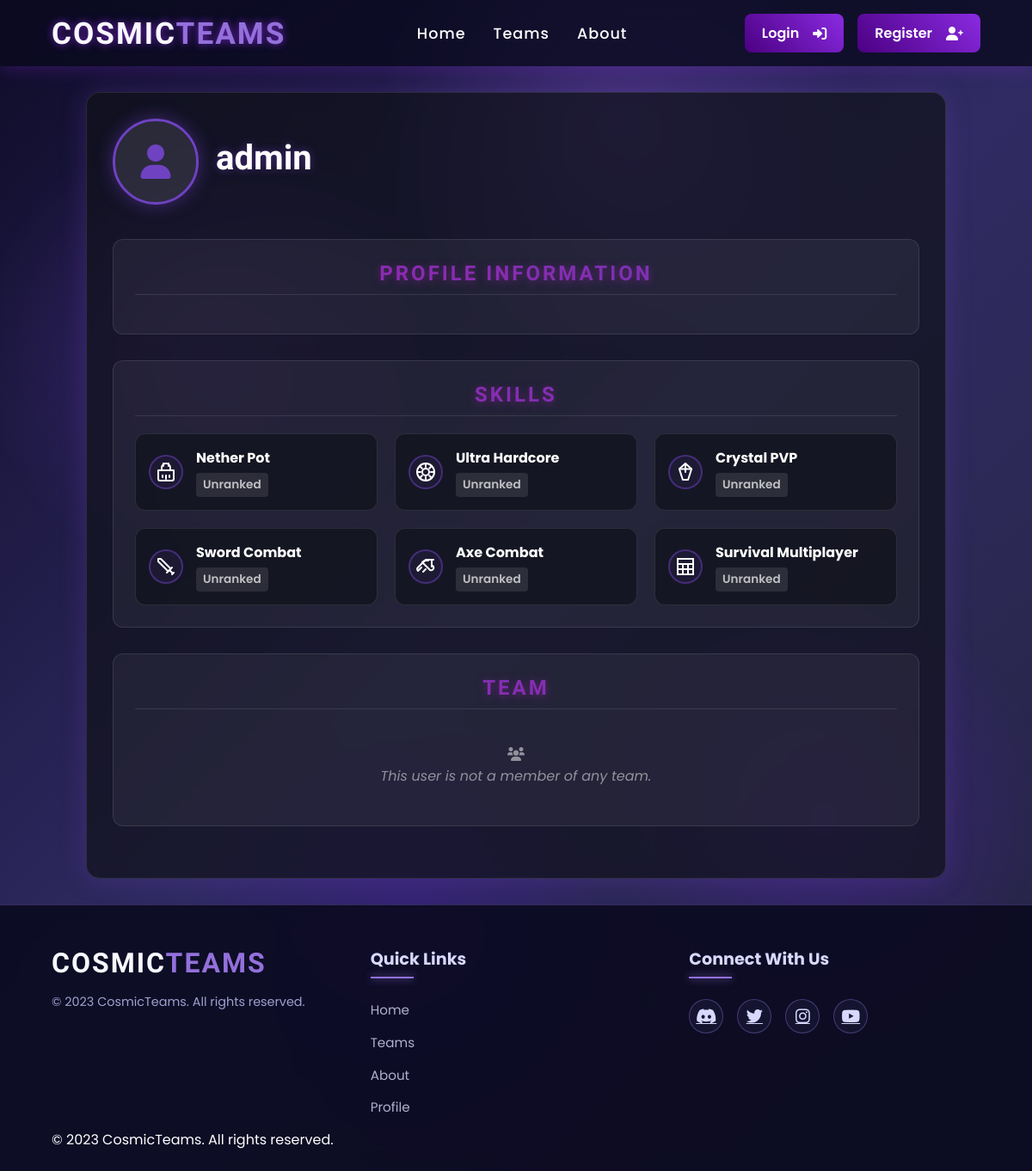
Page /user/1 on the committed database.
### tables this page shows
CREATE TABLE users (
            id INTEGER PRIMARY KEY AUTOINCREMENT,
            username TEXT UNIQUE NOT NULL,
            email TEXT UNIQUE NOT NULL,
            password TEXT NOT NULL,
            full_name TEXT,
            bio TEXT,
            profile_pic TEXT,
            location TEXT,
            website TEXT,
            is_admin BOOLEAN DEFAULT 0,
            is_verified BOOLEAN DEFAULT 0,
            can_create_team BOOLEAN DEFAULT 1,
            is_banned BOOLEAN DEFAULT 0,
            tier TEXT,
            nethpot_tier TEXT,
            nethpot_notes TEXT,
            uhc_tier TEXT,
            uhc_notes TEXT,
            cpvp_tier TEXT,
            cpvp_notes TEXT,
            sword_tier TEXT,
            sword_notes TEXT,
            smp_tier TEXT,
            smp_notes TEXT,
            axe_tier TEXT,
            npot_tier TEXT,
            profile_music TEXT,
            created_at TIMESTAMP DEFAULT CURRENT_TIMESTAMP,
            updated_at TIMESTAMP DEFAULT CURRENT_TIMESTAMP,
            UNIQUE(username, email)
        );

CREATE TABLE skill_types (
                    id INTEGER PRIMARY KEY AUTOINCREMENT,
                    skill_code TEXT NOT NULL UNIQUE,
                    skill_name TEXT NOT NULL,
                    description TEXT,
                    icon_path TEXT,
                    created_at TIMESTAMP DEFAULT CURRENT_TIMESTAMP
                );

### app.py (the view, shortened to what this page needs)
@app.route('/user/<int:user_id>')
def view_user(user_id):
    try:
        if session.get('user_id') == user_id:
            return redirect(url_for('profile'))
        conn = sqlite3.connect(DB_PATH)
        conn.row_factory = sqlite3.Row
        cursor = conn.cursor()
        cursor.execute('''
            SELECT id, username, profile_pic, profile_music, bio, location, website,
                   full_name, tier, npot_tier, uhc_tier, cpvp_tier, sword_tier,
                   axe_tier, smp_tier, nethpot_tier
            FROM users
            WHERE id = ?
        ''', (user_id,))
        user_data = cursor.fetchone()
        if not user_data:
            conn.close()
            flash('User not found', 'error')
            return redirect(url_for('teams'))
        user = dict(user_data)
        if not user.get('npot_tier') and user.get('nethpot_tier'):
            user['npot_tier'] = user['nethpot_tier']
        user_team = get_user_team(user_id)
        unread_count = 0
        if session.get('user_id'):
            try:
                unread_count = get_unread_mail_count(session.get('user_id'))
            except Exception as e:
                print(f"Error getting unread mail count: {str(e)}")
        conn.close()
        user_skills = []
        try:
            if 'TierManager' in globals():
                user_skills = TierManager.get_user_skills(user_id)
        except Exception as e:
            app.logger.error(f"Error fetching user skills: {str(e)}")
        is_following = False
        return render_template('view_user.html',
                              user=user,
                              user_team=user_team,
                              unread_mail_count=unread_count,
                              user_skills=user_skills,
                              is_following=is_following)
    except Exception as e:
        app.logger.error(f"Error in view_user: {str(e)}")
        import traceback
        traceback.print_exc()
        flash('An error occurred while loading the user profile', 'error')
        return redirect(url_for('teams'))

### app.py (called while the page is built)
def get_user_team(user_id):
    conn = sqlite3.connect(DB_PATH)
    conn.row_factory = sqlite3.Row  # Use Row factory to access columns by name
    cursor = conn.cursor()
    cursor.execute('''
        SELECT t.*,
               (SELECT COUNT(*) FROM team_members WHERE team_id = t.id) as member_count
        FROM teams t
        JOIN team_members tm ON t.id = tm.team_id
        WHERE tm.user_id = ?
    ''', (user_id,))
    team = cursor.fetchone()
    result = dict(team) if team else None
    conn.close()
    return result

@app.context_processor
def inject_unread_mail_count():
    if 'user_id' in session:
        return {'unread_mail_count': get_unread_mail_count(session.get('user_id'))}
    return {'unread_mail_count': 0}

### tier_manager.py (called while the page is built)
    @staticmethod
    def get_db_connection():
        conn = sqlite3.connect(DB_PATH)
        conn.row_factory = sqlite3.Row
        return conn

### templates/view_user.html (shortened to what this page needs)
<!DOCTYPE html>
<html lang="en">
<head>
    <link rel="stylesheet" href="{{ url_for('static', filename='css/galaxy.css') }}">
    <link rel="stylesheet" href="{{ url_for('static', filename='css/loaders.css') }}">
    <link rel="stylesheet" href="https://cdnjs.cloudflare.com/ajax/libs/font-awesome/6.0.0/css/all.min.css">
</head>
<body class="galaxy-theme">
    <header class="cosmic-header">
        <div class="logo">
            <h1>Cosmic<span>Teams</span></h1>
        </div>
        <nav>
            <ul>
                <li><a href="{{ url_for('main') }}">Home</a></li>
                <li><a href="{{ url_for('teams') }}">Teams</a></li>
                <li><a href="{{ url_for('about') }}">About</a></li>
            </ul>
        </nav>
        <div class="auth-buttons">
            {% if session.get('user_id') %}
                <div class="user-profile">
                    <a href="{{ url_for('profile') }}" class="profile-btn cosmic-btn">
                        <i class="fas fa-user-circle"></i>
                        <span>{{ session.get('username') }}</span>
                    </a>
                    <div class="dropdown-menu">
                        <a href="{{ url_for('profile') }}"><i class="fas fa-user-cog"></i> Profile</a>
                        <a href="{{ url_for('mail_inbox') }}">
                            <i class="fas fa-envelope"></i> Mail
                            {% if unread_mail_count > 0 %}
                            <span class="mail-badge">{{ unread_mail_count }}</span>
                            {% endif %}
                        </a>
                        <a href="{{ url_for('logout') }}"><i class="fas fa-sign-out-alt"></i> Logout</a>
                    </div>
                </div>
            {% else %}
                <a href="{{ url_for('login') }}" class="login-btn cosmic-btn">Login <i class="fas fa-sign-in-alt"></i></a>
                <a href="{{ url_for('register') }}" class="register-btn cosmic-btn">Register <i class="fas fa-user-plus"></i></a>
            {% endif %}
        </div>
    </header>
    <main>
        <div class="profile-container">
            <div class="profile-header">
                <div class="user-info">
                    <div class="avatar">
                        {% if user.profile_pic %}
                            <img src="{{ url_for('static', filename='uploads/profile_pics/' + user.profile_pic) }}" alt="{{ user.username }}'s avatar">
                        {% else %}
                            <i class="fas fa-user"></i>
                        {% endif %}
                    </div>
                    <div class="user-details">
                        <h1>{{ user.username }}</h1>
                    </div>
                </div>
            </div>
            <div class="profile-section">
                <h2 class="section-title">Profile Information</h2>
            </div>
            <div class="profile-section">
                <h2 class="section-title">Skills</h2>
                <div class="skills-grid">
                    {% if user_skills %}
                        {% for skill in user_skills %}
                        <div class="skill-card" data-skill="{{ skill.skill_code }}">
                            <div class="skill-icon">
                                <div class="icon-circle"><img src="{{ url_for('static', filename=skill.icon_path) }}" alt="{{ skill.skill_name }}"></div>
                            </div>
                            <div class="skill-info">
                                <h3>{{ skill.skill_name }}</h3>
                                <div class="tier-badge {{ skill.color_class }}">
                                    <p>{{ skill.tier_name or 'Unranked' }}</p>
                                </div>
                            </div>
                        </div>
                        {% endfor %}
                    {% endif %}
                </div>
            </div>
            {% if user_team %}
            <div class="profile-section">
                <h2 class="section-title">Team</h2>
                <div class="team-section">
                    <div class="team-logo">
                        {% if user_team.logo %}
                        <img src="{{ url_for('static', filename=user_team.logo) }}" alt="{{ user_team.name }} logo">
                        {% else %}
                        <i class="fas fa-users"></i>
                        {% endif %}
                    </div>
                    <div class="team-info">
                        <h3>{{ user_team.name }}</h3>
                        <p>{{ user_team.description[:100] }}{% if user_team.description|length > 100 %}...{% endif %}</p>
                        <div class="team-stats">
                            <div class="team-stat">
                                <i class="fas fa-trophy"></i>
                                <span>{{ user_team.points }} points</span>
                            </div>
                            <div class="team-stat">
                                <i class="fas fa-users"></i>
                                <span>{{ user_team.member_count }} members</span>
                            </div>
                            {% if user_team.is_leader %}
                            <div class="team-stat">
                                <i class="fas fa-crown"></i>
                                <span>Team Leader</span>
                            </div>
                            {% endif %}
                        </div>
                    </div>
                </div>
                <div style="margin-top: 15px; text-align: center;">
                    <a href="{{ url_for('view_team', team_id=user_team.id) }}" class="cosmic-btn primary">View Team</a>
                </div>
            </div>
            {% else %}
            <div class="profile-section">
                <h2 class="section-title">Team</h2>
                <div class="empty-message">
                    <i class="fas fa-users"></i>
                    <p>This user is not a member of any team.</p>
                </div>
            </div>
            {% endif %}
        </div>
    </main>
    <footer class="cosmic-footer">
        <div class="footer-content">
            <div class="footer-logo">
                <h2>COSMIC<span>TEAMS</span></h2>
                <p>© 2023 CosmicTeams. All rights reserved.</p>
            </div>
            <div class="footer-links">
                <h3>Quick Links</h3>
                <ul>
                    <li><a href="{{ url_for('main') }}">Home</a></li>
                    <li><a href="{{ url_for('teams') }}">Teams</a></li>
                    <li><a href="{{ url_for('about') }}">About</a></li>
                    <li><a href="{{ url_for('profile') }}">Profile</a></li>
                </ul>
            </div>
            <div class="footer-social">
                <h3>Connect With Us</h3>
                <div class="social-icons">
                    <a href="#"><i class="fab fa-discord"></i></a>
                    <a href="#"><i class="fab fa-twitter"></i></a>
                    <a href="#"><i class="fab fa-instagram"></i></a>
                    <a href="#"><i class="fab fa-youtube"></i></a>
                </div>
            </div>
        </div>
        <div class="footer-bottom">
            <p>&copy; 2023 CosmicTeams. All rights reserved.</p>
        </div>
    </footer>
</body>
</html>

### static/css/galaxy.css (style rules this page uses)
:root { --primary-color: #8a2be2; --secondary-color: #4b0082; --accent-color: #9370db; --background-color: #0a0a20; --card-bg-color: rgba(30, 30, 60, 0.6); --text-color: #ffffff; --header-color: #f8f8ff; --star-color: #ffffff; --transition: all 0.3s ease; --border-radius: 12px; --box-shadow: 0 5px 20px rgba(106, 90, 205, 0.3); --card-glow: 0 0 20px rgba(138, 43, 226, 0.6); --button-glow: 0 0 15px rgba(147, 112, 219, 0.8); }
* { margin: 0; padding: 0; box-sizing: border-box; }
body { font-family: 'Poppins', sans-serif; background-color: var(--background-color); color: var(--text-color); overflow-x: hidden; position: relative; min-height: 100vh; background: linear-gradient(135deg, #0a0a20 0%, #1a1a3a 50%, #0a0a20 100%); }
.cosmic-header { display: flex; justify-content: space-between; align-items: center; padding: 1rem 5%; position: relative; z-index: 100; background: rgba(10, 10, 32, 0.8); backdrop-filter: blur(10px); box-shadow: 0 2px 20px rgba(138, 43, 226, 0.3); }
.logo h1 { font-family: 'Orbitron', sans-serif; font-size: 2.2rem; color: var(--header-color); text-transform: uppercase; letter-spacing: 2px; text-shadow: 0 0 10px rgba(138, 43, 226, 0.8); }
.logo h1 span { color: var(--accent-color); }
nav ul { display: flex; list-style: none; }
nav ul li { margin-left: 2rem; }
nav ul li a { color: var(--text-color); text-decoration: none; font-weight: 500; font-size: 1.1rem; letter-spacing: 1px; position: relative; padding: 0.5rem 0; transition: var(--transition); }
nav ul li a::after { content: ''; position: absolute; left: 0; bottom: 0; width: 0; height: 2px; background-color: var(--accent-color); transition: var(--transition); box-shadow: 0 0 10px var(--accent-color); }
.auth-buttons { display: flex; align-items: center; }
.cosmic-btn { padding: 0.8rem 1.5rem; background: linear-gradient(45deg, var(--secondary-color), var(--primary-color)); color: var(--text-color); border: none; border-radius: var(--border-radius); cursor: pointer; font-weight: 500; font-size: 1rem; transition: var(--transition); text-decoration: none; display: inline-flex; align-items: center; justify-content: center; margin-left: 1rem; position: relative; overflow: hidden; }
.cosmic-btn:before { content: ''; position: absolute; top: 0; left: -100%; width: 100%; height: 100%; background: linear-gradient(90deg, transparent, rgba(255, 255, 255, 0.2), transparent); transition: 0.5s; }
.cosmic-btn i { margin-left: 0.5rem; }
.section-title { text-align: center; margin-bottom: 3rem; font-family: 'Orbitron', sans-serif; font-size: 2.8rem; text-transform: uppercase; letter-spacing: 3px; background: linear-gradient(45deg, #9c27b0, #673ab7); -webkit-background-clip: text; -webkit-text-fill-color: transparent; text-shadow: 0 2px 10px rgba(156, 39, 176, 0.5); }
.cosmic-footer { background: rgba(10, 10, 32, 0.9); padding: 3rem 5% 1.5rem; backdrop-filter: blur(10px); border-top: 1px solid rgba(147, 112, 219, 0.3); }
.footer-content { display: grid; grid-template-columns: repeat(auto-fit, minmax(250px, 1fr)); gap: 2rem; max-width: 1200px; margin: 0 auto; }
.footer-logo h2 { font-family: 'Orbitron', sans-serif; font-size: 2rem; color: var(--header-color); margin-bottom: 1rem; text-transform: uppercase; letter-spacing: 2px; }
.footer-logo h2 span { color: var(--accent-color); }
.footer-logo p { color: #a0a0d0; font-size: 0.9rem; }
.footer-links h3 { font-size: 1.2rem; color: #d8d8ff; margin-bottom: 1.5rem; position: relative; padding-bottom: 0.5rem; }
.footer-links h3::after { content: ''; position: absolute; left: 0; bottom: 0; width: 50px; height: 2px; background: var(--accent-color); box-shadow: 0 0 10px var(--accent-color); }
.footer-links ul { list-style: none; }
.footer-links ul li { margin-bottom: 0.8rem; }
.footer-links ul li a { color: #b0b0d0; text-decoration: none; transition: var(--transition); font-size: 0.95rem; }
.footer-social h3 { font-size: 1.2rem; color: #d8d8ff; margin-bottom: 1.5rem; position: relative; padding-bottom: 0.5rem; }
.footer-social h3::after { content: ''; position: absolute; left: 0; bottom: 0; width: 50px; height: 2px; background: var(--accent-color); box-shadow: 0 0 10px var(--accent-color); }
.social-icons { display: flex; gap: 1rem; }
.social-icons a { display: flex; align-items: center; justify-content: center; width: 40px; height: 40px; background: rgba(30, 30, 60, 0.5); border-radius: 50%; transition: var(--transition); color: #d8d8ff; border: 1px solid rgba(147, 112, 219, 0.4); }
.social-icons a i { font-size: 1.2rem; }

### rows in the picture
users: username "admin"
skill_types: icon_path (picture), skill_name "Nether Pot", tier_name "Unranked"
skill_types: icon_path (picture), skill_name "Ultra Hardcore", tier_name "Unranked"
skill_types: icon_path (picture), skill_name "Crystal PVP", tier_name "Unranked"
skill_types: icon_path (picture), skill_name "Sword Combat", tier_name "Unranked"
skill_types: icon_path (picture), skill_name "Axe Combat", tier_name "Unranked"
skill_types: icon_path (picture), skill_name "Survival Multiplayer", tier_name "Unranked"
